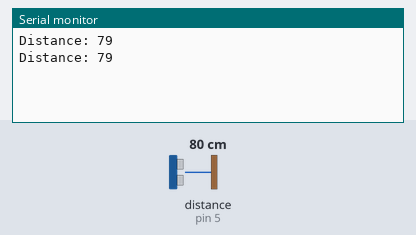
The sketch below on a simulated Arduino Uno, built with avr-gcc and run on an emulated ATmega328P. Parts: the last lines printed to the serial monitor. Wiring (inferred from the names in the program): ultrasonic range finder: trigger pin 6; echo pin 5. The test bench sets the inputs (shaded band); at power-on: distance to the obstacle (sensor on pin 5) 80 cm. The echo pulse lasts 58.3 µs per cm; no radio packets arrive unless stated.

Above: at 2.1 s.
2.2 s: distance to the obstacle (sensor on pin 5) set to 2 cm
At 3.6 s:
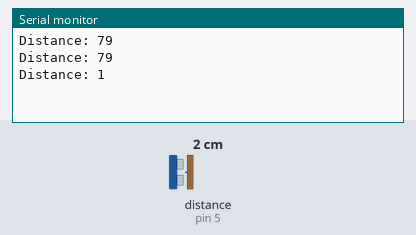
4.0 s: distance to the obstacle (sensor on pin 5) set to 4 cm
At 4.0 s:
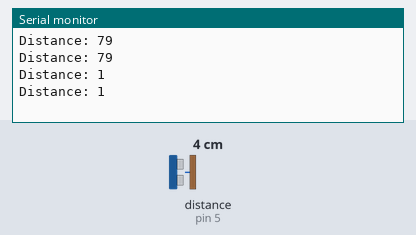
5.8 s: distance to the obstacle (sensor on pin 5) set to 299 cm
At 7.5 s:
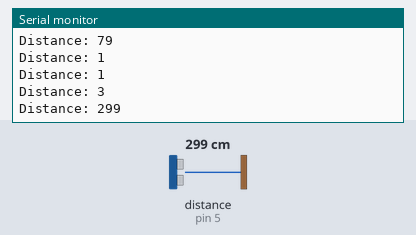
Timing chart, 0 to 9.0 s (numbered marks = the images above; inputs shaded):
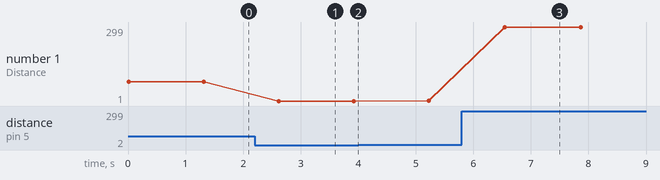

The sketch:

seed_level_sensor-tx.ino
```cpp
// author qualchriss


// transmitter code

#include <SPI.h>
#include <nRF24L01.h>
#include <RF24.h>

RF24 radio(7, 8); // CE, CSN
const int trigPin =6;
const int echoPin =5;
long duration;
int distance;
const byte address[6] = "00001";

void setup() {
  pinMode(trigPin, OUTPUT);
  pinMode(echoPin, INPUT);
  Serial.begin(9600);
  radio.begin();
  radio.openWritingPipe(address);
  radio.setPALevel(RF24_PA_MIN);
  radio.stopListening();
}

void loop() {
  sensor();
  radio.write(&distance, sizeof(distance));
  delay(1000);
}

void sensor()
{
digitalWrite(trigPin, LOW);
delayMicroseconds(2);
digitalWrite(trigPin, HIGH);
delayMicroseconds(10);
digitalWrite(trigPin, LOW);
duration = pulseIn(echoPin, HIGH);
distance= (duration/2)/29.1;
Serial.print("Distance: ");
Serial.println(distance);
delay(300);
}
```

Measured:
- after the input at 2.2 s, the serial monitor: prints a new line after 0.42 s (image 1)
- after the input at 5.8 s, the serial monitor: prints a new line after 0.74 s (image 3)
- plotted number 1: 79 → 1 after the input at 2.2 s, 1 → 3 after the input at 4.0 s, 3 → 299 after the input at 5.8 s
